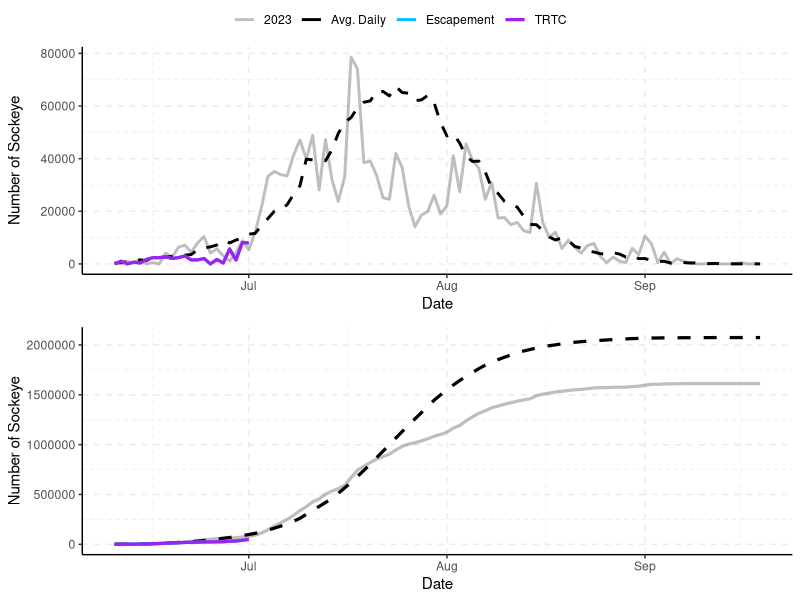
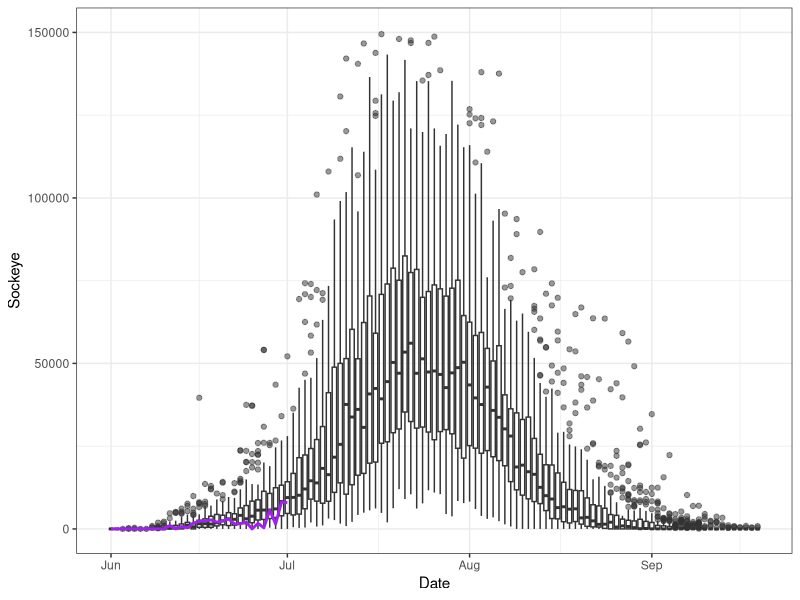
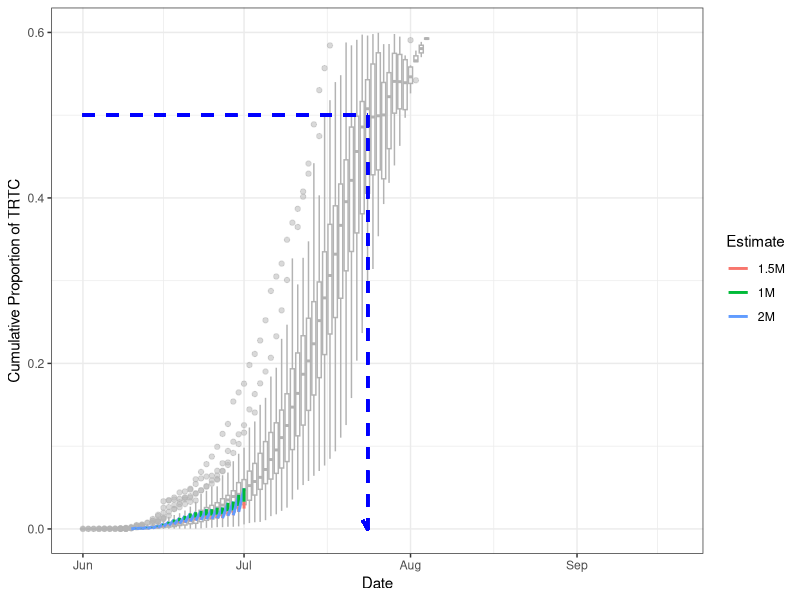
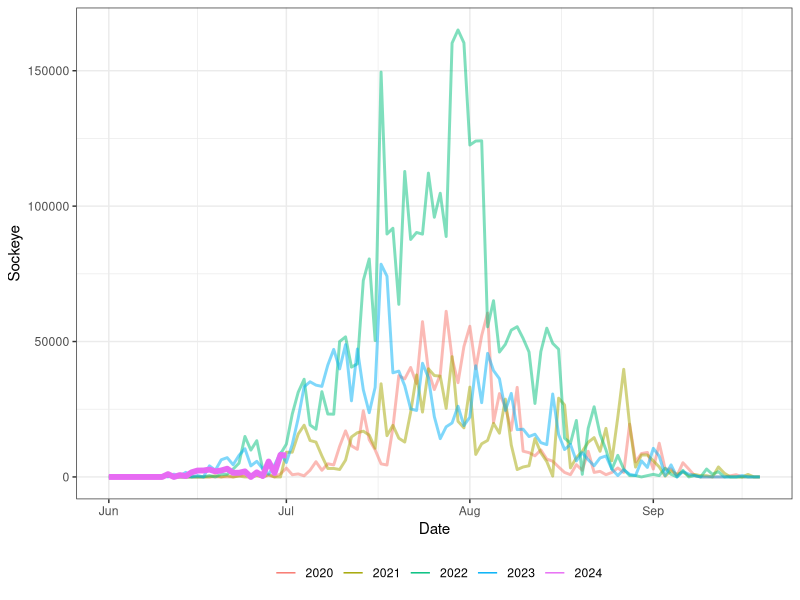
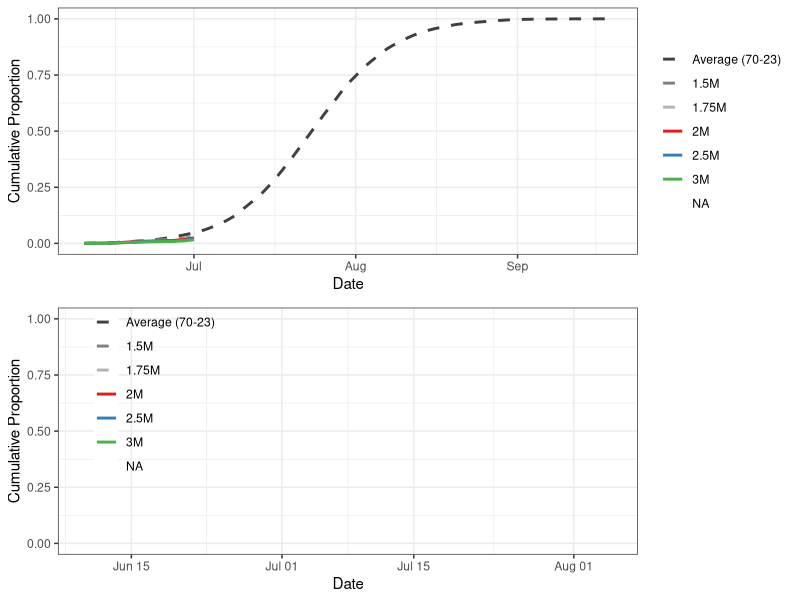
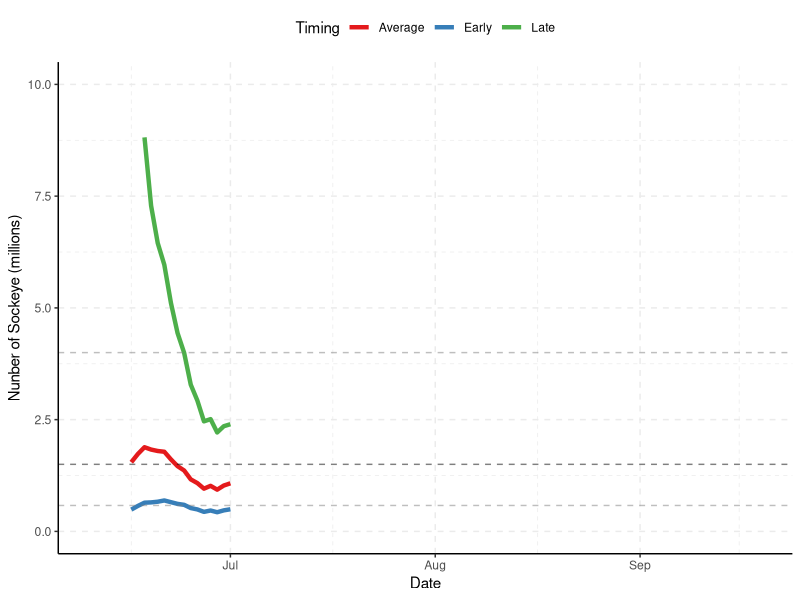
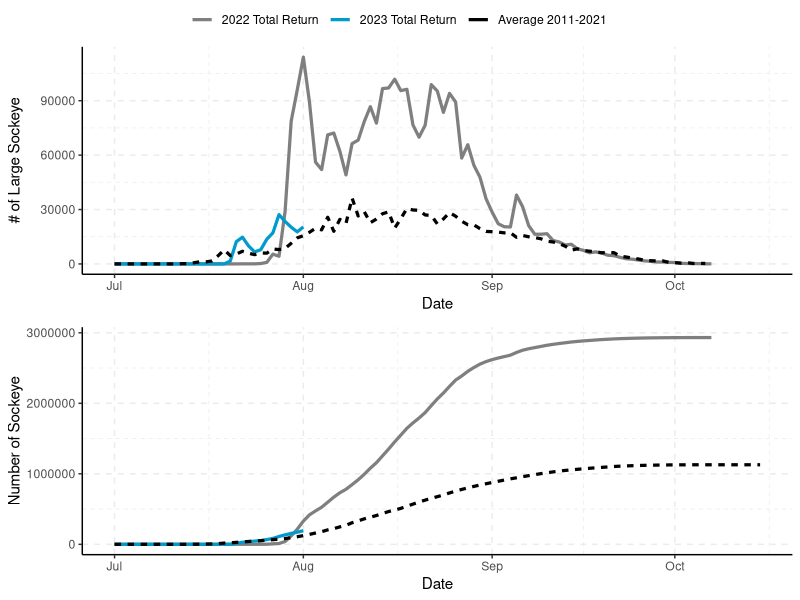
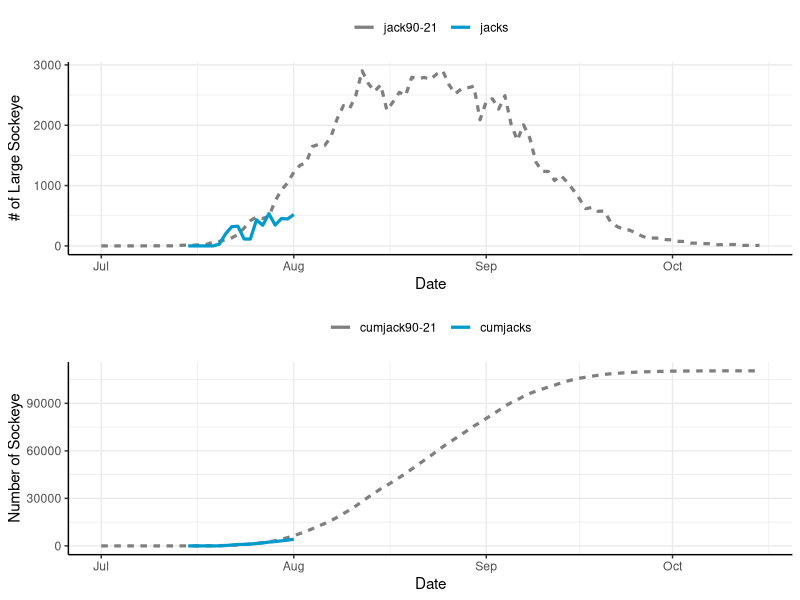

Write R code to recreate these figures, in order.
## ---- chunk 1
library(tidyverse)
library(data.table)
library(readxl)
library(knitr)
library(ggpubr)
library(kableExtra)

options(scipen=10000)
## ---- chunk 2
data<-read_excel("data/tyee and catch and fence in-season updates 2024.xlsx",sheet="Tyee")
data$Date<-as.Date(data$Date)
## ---- chunk 3
tyee.day<-as.Date("2024-07-01")
tyee.date<-"July 1"
fence.day<-as.Date("2024-07-01")
fence.date<-"July 1"
## ---- chunk 4
i<-match(tyee.day,data$Date)

average<-data$average[i]

e<-data$cumtyee[i]
t<-data$cumtrtc[i]
c<-data$cumcatch[i]

avgper<-round(data$Runtiming[i],3)*100
earlyper<-round(data$Runtiming[i+7],3)*100
lateper<-round(data$Runtiming[i-7],3)*100

#stat2<-data.frame(`Cumulative to Date`=c("Escapement Past Tyee","TRTC (Escapement+Catch)","Catch (preliminary"),`Number of Sockeye`=c(e,t,c))
#kable(stat2,caption=paste0("Cumulative escapement, TRTC, and catch to ",todate,"."))

stat3<-data.frame(`Cumulative to Date`=c("Escapement Past Tyee","TRTC (Escapement+Catch)","Catch (preliminary)"),`Number of Sockeye`=c(e,t,c),
                  `Run Timing`=c("Average","One week early","One week late"),`Percent Through`=c(avgper,earlyper,lateper))

kable(stat3,caption=paste0("Cumulative escapement, TRTC, and catch to ",tyee.date,"."))

## ---- chunk 5
escandtrtcdaily<-data%>%select(Date,Escapement=esctyee,TRTC=`dailytrtc`,`Avg. Daily`=`average70-23`,"2023"=esc23)%>%
  pivot_longer(2:5,values_to="Number of Sockeye",names_to="Type")%>%
  mutate(lt=case_when(Type=="Escapement"|Type=="TRTC"~"2024",
                      Type=="Avg. Daily"~"Average",
                      Type=="2023"~"2023"))

t1<-ggplot(escandtrtcdaily,aes(x=Date,y=`Number of Sockeye`,color=Type,linetype=lt,size=Type,alpha=Type))+
  geom_line()+
  scale_size_manual(values=c(1,1,1,1.1))+
  scale_alpha_manual(values=c(.5,1,1,1))+
  scale_color_manual(values=c("grey50","black","deepskyblue1","purple"))+
  scale_linetype_manual(values=c("solid","solid","dashed"))+
  theme_classic()+
  grids(linetype = "dashed")+
  theme(legend.title = element_blank(),legend.position = "top")+
  guides(linetype="none")


escandtrtccum<-data%>%select(Date,Escapement=cumtyee,TRTC=cumtrtc,`Avg. Cumulative`=`cum70-23`,"2023"=cum23)%>%
  pivot_longer(2:5,values_to="Number of Sockeye",names_to="Type")%>%
  mutate(lt=case_when(Type=="Escapement"|Type=="TRTC"~"2024",
                      Type=="Avg. Cumulative"~"Average",
                      Type=="2023"~"2023"))

t2<-ggplot(escandtrtccum,aes(x=Date,y=`Number of Sockeye`,color=Type,linetype=lt,alpha=Type))+
  geom_line(linewidth=1.1)+
  scale_linetype_manual(values=c("solid","solid","dashed"))+
  scale_size_manual(values=c(1,1,1,1.1))+
  scale_alpha_manual(values=c(.5,1,1,1))+
  scale_color_manual(values=c("grey50","black","deepskyblue1","purple"))+
  theme_classic()+
  grids(linetype = "dashed")+
  theme(legend.title = element_blank(),legend.position = "top")+
  guides(linetype="none")
## ---- chunk 6
#| label: fig-plot
#| echo: false
#| results: asis
#| message: false
#| warning: false
#| fig-cap: "Daily (top) and cumulative (bottom) estimated escapement and TRTC (escapement + adjusted catch) at the Tyee test fishery versus the 1985-2023 average."
#| fig-height: 8

ggarrange(t1,t2,align="v",ncol=1,common.legend = TRUE)

## ---- chunk 7
#| label: fig-daily-boxplot
#| echo: false
#| message: false
#| warning: false
#| fig-cap: "Daily run through Tyee (uncorrected) from 1970-2023. 2024 run is shown in purple."
#| fig-height: 5

daily<-read_excel("data/tyee and catch and fence in-season updates 2024.xlsx",sheet="tyee daily")

gg.daily<-daily%>%
  pivot_longer("1970":"2024",names_to="Year",values_to="Sockeye")%>%
  mutate(Year=as.numeric(Year))

ggplot(gg.daily,aes(x=Date,y=Sockeye,group=Date))+
  geom_boxplot(fill="white",alpha=.5)+
      geom_line(data=gg.daily%>%filter(Year==2024),aes(x=Date,y=Sockeye,group=1),color="purple",linewidth=1)+
  ylim(0,150000)+
  theme_bw()
## ---- chunk 8
#| label: fig-dailt-cumulative-boxplot
#| echo: false
#| message: false
#| warning: false
#| fig-cap: "Daily cumulative proportion of the sockeye run through Tyee (uncorrected) from 1970-2023. The 2024 run estiamtes are shown by the coloured lines. Each line represents the proportion through based on a final season estimate shown in the legend. For example, the red line is based on a final TRTC of 1.5M, with the line showing the cumulative number of sockeye through on each date / 1.5M. Until we have the true final TRTC, we will not be able to calculate the true cumulative proportion. This is done to give an idea of run-timing and whether the pre-season forecast is likely to be close to the in-season estimate. The blue dashed line indicates the long-term average 50% through date."
#| fig-height: 5

dailycum<-read_excel("data/tyee and catch and fence in-season updates 2024.xlsx",sheet="tyee pcum")

gg.daily.pcum<-dailycum%>%select("Date":"2023")%>%
  pivot_longer("1970":"2023",names_to="Year",values_to="Sockeye")%>%
  mutate(Year=as.numeric(Year))

data2<-data.frame(date=data$Date,cumtrtc=data$cumtyee)%>%
  mutate(`1M`=cumtrtc/1000000,
         `1.5M`=cumtrtc/1500000,
         `2M`=cumtrtc/2000000)%>%
  pivot_longer(`1M`:`2M`,names_to="estimate",values_to="p")

ggplot(gg.daily.pcum,aes(x=Date,y=Sockeye,group=Date))+
  geom_boxplot(fill="white",color="grey70",alpha=.5)+
    geom_line(data=data2,aes(x=as.POSIXct(date),y=p,color=estimate,group=1),linewidth=1,lwd=2)+
    geom_segment(aes(x=as.POSIXct("2024-06-01"),y=.5,xend=as.POSIXct("2024-07-24"),yend=.5),color="blue",lwd=1,linetype="dashed")+
  geom_segment(aes(x=as.POSIXct("2024-07-24"),y=.5,xend=as.POSIXct("2024-07-24"),yend=0),color="blue",arrow = arrow(length=unit(.25, 'cm')),lwd=1,linetype="dashed")+
  #ylim(0,150000)+
    theme_bw()+
  ylim(0,.6)+
  labs(color="Estimate",y="Cumulative Proportion of TRTC")

## ---- chunk 9
#| label: fig-tyee2
#| echo: false
#| warning: false
#| message: false
#| fig-cap: "Daily run through Tyee (uncorrected) since 2020. 2024 run is shown in purple."
#| fig-height: 5

gg.daily2<-gg.daily%>%filter(Year>=2020)%>%
  mutate(per=ifelse(Year==2024,"current","past"))

ggplot(gg.daily2,aes(x=Date,y=Sockeye,color=factor(Year),linewidth=per,alpha=per))+
  geom_line()+
  scale_linewidth_manual(values=c(2,1))+
  scale_alpha_manual(values=c(1,.5))+
  theme_bw()+
  guides(alpha="none",linewidth="none")+
  labs(color="")+
  theme(legend.position = "bottom")


## ---- chunk 10
#| label: fig-cumu
#| include: false
#| echo: false
#| message: false
#| warning: false
#| fig-cap: "Cumulative estimated daily proportion of TRTC based on 1985-2021 average."
#| fig-height: 8

i<-match(tyee.day,data$Date)

early<-data$early[i]
average<-data$average[i]
late<-data$late[i]

names(data)

pcum<-data%>%select(Date,cumtrtc,"Average (70-23)"=`pcum70-23`)%>%
  mutate(`1.5M`=cumtrtc/1500000,
         `1.75M`=cumtrtc/1750000,
         `2M`=cumtrtc/2000000,
         `2.5M`=cumtrtc/2500000,
         `3M`=cumtrtc/3000000,
         "Early (70-23)"=lead(`Average (70-23)`,7),
         "Late (70-23)"=lag(`Average (70-23)`,7))%>%
  select(-cumtrtc)%>%
  pivot_longer(2:9,names_to="Type",values_to="cp")%>%
  mutate(Type=factor(Type,levels=c("Early (85-21)","Average (70-23)", "Late (85-21)"
                                   ,"1.5M","1.75M","2M","2.5M","3M")))

cols<-RColorBrewer::brewer.pal(5, "Set1")

g1<-ggplot(pcum,aes(x=Date,y=cp,color=Type,linetype=Type))+
  geom_line(size=1)+
  scale_colour_manual(values=c("grey25","grey50","grey70",cols))+
  scale_linetype_manual(values=c("dashed","dashed","dashed","solid","solid","solid","solid","solid"))+
  theme_bw()+
  labs(y="Cumulative Proportion")+
  theme(legend.title=element_blank(),legend.position.inside=c(.85,.35),legend.background = element_blank())

g2<-ggplot(pcum,aes(x=Date,y=cp,color=Type,linetype=Type))+
  geom_line(size=1)+
  scale_colour_manual(values=c("grey25","grey50","grey70",cols))+
  scale_linetype_manual(values=c("dashed","dashed","dashed","solid","solid","solid","solid","solid"))+
  theme_bw()+
  labs(y="Cumulative Proportion")+
  theme(legend.title=element_blank(),legend.position=c(.17,.65),legend.background = element_blank())+
  ylim(0,1)+
  xlim(as.Date("2023-06-10"),as.Date("2023-08-05"))

ggarrange(g1,g2,align="v",ncol=1)

## ---- chunk 11
#| label: fig-table
#| echo: false
#| results: asis

i<-match(tyee.day,data$Date)

early<-round(data$early[i],0)
average<-round(data$average[i],0)
late<-round(data$late[i],0)

stat1<-data.frame(`Run-Timing`=c("Early","Average","Late"),`Forecasted Final Run Size`=c(early,average,late))

kable(stat1,caption="Forecasted sockeye final TRTC based on 1 week early, average and 1 week late run-timing.")

## ---- chunk 12
#| label: fig-fore
#| echo: false
#| warning: false
#| fig-cap: "Forecasted final TRTC of Skeena sockeye based on the simple scalar run-timing model. The dashed horizontal lines show the median p50 value of the pre-season forecast (black), and the 90% confidence intervals (grey)."
#| fig-height: 4

tyeemodel<-data%>%select(Date,Early=early,Average=average,Late=late)%>%
  pivot_longer(2:4,values_to="Number of Sockeye",names_to="Timing")

ggplot(tyeemodel,aes(x=Date,y=`Number of Sockeye`/10^6,color=Timing))+
  geom_line(size=1.5)+
  labs(y="Nunber of Sockeye (millions)")+
  scale_color_brewer(palette="Set1")+
  theme_classic()+
  ylim(0,10)+
  geom_hline(yintercept=.580,linetype="dashed",alpha=.5,color="grey50")+
  geom_hline(yintercept=1.5,linetype="dashed",alpha=.5,color="black")+
  geom_hline(yintercept=4,linetype="dashed",alpha=.5,color="grey50")+
  grids(linetype = "dashed")+
  theme(legend.position = "top")
## ---- chunk 13
#| echo: false
#| results: asis
#| include: false

fence<-read_excel("data/tyee and catch and fence in-season updates 2023.xlsx",sheet="Babine")
fence$Date<-as.Date(fence$Date)
## ---- chunk 14
#| label: fig-table2
#| echo: false
#| results: asis
#| include: false

i<-match(fence.day,fence$Date)

totalrun<-fence$cumrun[i]
cumjacks<-fence$cumjacks[i]

stat2<-data.frame(`Babine Fence`=c("Large Sockeye","Jacks"),`Total Run`=c(totalrun,cumjacks))

kable(stat2,caption=paste0("Cumulative large sockeye and jacks to Babine River fence to ",fence.date,".")) %>% kable_styling(latex_options = "HOLD_position")

## ---- chunk 15
#| echo: false
#| warning: false
#| include: false

fencedaily<-fence%>%select(Date,`2023 Total Return`=totalrun,`2022 Total Return`=dailyTR.2022,`Average 2011-2021`=`avg11-21`)%>%
  pivot_longer(2:4,values_to="Number of Sockeye",names_to="Type")%>%
  mutate(lt=case_when(Type=="2022 Total Return"|Type=="2023 Total Return"~"Annual",
                      Type=="Average 2011-2021"~"Average"))

b1<-ggplot(fencedaily,aes(x=Date,y=`Number of Sockeye`,color=Type,linetype=lt))+
  geom_line(size=1.1)+
  scale_color_manual(values=c("grey50","deepskyblue3","black"))+
  theme_classic()+
  grids(linetype = "dashed")+
  theme(legend.title = element_blank(),legend.position = "top")+
  guides(linetype="none")+
  labs(y="# of Large Sockeye")

fencecum<-fence%>%select(Date,`2023 Total Return`=cumrun,`Average 2011-2021`=`cumavg11-21`,`2022 Total Return`=cumTR.2022)%>%
  pivot_longer(2:4,values_to="Number of Sockeye",names_to="Type")%>%
  mutate(lt=case_when(Type=="2022 Total Return"|Type=="2023 Total Return"~"Annual",
                      Type=="Average 2011-2021"~"Average"))

b2<-ggplot(fencecum,aes(x=Date,y=`Number of Sockeye`,color=Type,linetype=lt))+
  geom_line(size=1.1)+
  scale_color_manual(values=c("grey50","deepskyblue3","black"))+
  theme_classic()+
  grids(linetype = "dashed")+
  theme(legend.title = element_blank(),legend.position = "top")+
  guides(linetype="none")

## ---- chunk 16
#| label: fig-babine
#| echo: false
#| warning: false
#| fig-cap: "Top panel: Total run to Babine fence for 2023 compared to 2022 (recent highest year) and the average from 2011-2021. Bottom panel: Cumulative estimated run to the Babine fence for 2023 and the average from 2011-2021."
#| include: false
#| fig-height: 5.5

ggarrange(b1,b2,ncol=1,align="v",common.legend = TRUE)

## ---- chunk 17
#| echo: false
#| warning: false
#| include: false

fencejacks<-fence%>%select(Date,jacks=dailytotaljacks,`jack90-21`)%>%
  pivot_longer(2:3,values_to="Number of Sockeye",names_to="Type")%>%
  mutate(lt=case_when(Type=="jacks"~"Annual",
                      Type=="jack90-21"~"Average"))

j1<-ggplot(fencejacks,aes(x=Date,y=`Number of Sockeye`,color=Type,linetype=lt))+
  geom_line(size=1.1)+
  scale_color_manual(values=c("grey50","deepskyblue3","black"))+
  theme_classic()+grids()+
  theme(legend.title = element_blank(),legend.position = "top")+
  guides(linetype="none")+
  labs(y="# of Large Sockeye")

jackscum<-fence%>%select(Date,cumjacks,`cumjack90-21`)%>%
  pivot_longer(2:3,values_to="Number of Sockeye",names_to="Type")%>%
  mutate(lt=case_when(Type=="cumjacks"~"Annual",
                      Type=="cumjack90-21"~"Average"))

j2<-ggplot(jackscum,aes(x=Date,y=`Number of Sockeye`,color=Type,linetype=lt))+
  geom_line(size=1.1)+
  scale_color_manual(values=c("grey50","deepskyblue3","black"))+
  theme_classic()+grids()+
  theme(legend.title = element_blank(),legend.position = "top")+
  guides(linetype="none")

## ---- chunk 18
#| label: fig-cumu_bab
#| echo: false
#| warning: false
#| fig-cap: "Daily (top) and cumulative (bottom) estimated total run of sockeye jacks in 2023 at the Babine Fence versus the 1990-2021 average."
#| include: false
#| fig-height: 6

ggarrange(j1,j2,align="v",ncol=1)

## ---- chunk 19
#| label: fig-diff
#| echo: false
#| fig-cap: "Estimated difference in sockeye between escapement past Tyee and the Babine Fence based on 3 week migration timing, 10% non-Babine stocks, and in-river FSC and demo catch to date. The solid blue line is the escapement past Tyee, the dotted green line is the expected run at the Babine fence, the solid black line is the actual total run at the fence, and the red line is the difference between the black line and green line (fence run - expected run)."
#| include: false
#| fig-height: 6

#Explanation for figure
#This comparison aims to provide a coarse idea on the catchability at Tyee. #The red line in the figure below shows the difference between the escapement #past Tyee and the total run being counted at the Babine Fence, based on some #assumptions. These assumptions include 3 week migration timing, 10% #non-Babine stock composition and a rough estimate of in-river FSC and demo #harvest to date between Tyee and Babine. In 2023 some sockeye were missed #due to the delay from wildfire evacuations, however DFO and LBN staff #indicate that no sockeye were visible below the fence when it was evacuated, #and therefore the number of sockeye missed was probably fairly low. #Additional analysis will be required to provide an estimate of the number of #missed sockeye.

pernonbabine<-.1

ty<-data%>%select(Date, Observed.Tyee=cumtyee)
fe<-fence%>%select(Date,Actual.Fence=cumrun)

inrivercatch<-read_excel("data/tyee and catch and fence in-season updates 2023.xlsx",sheet="inriver catch")
inrivercatch$Date<-as.Date(inrivercatch$Date)

ca<-inrivercatch%>%select(Date,inriver.harvest)

comp<-merge(ty,fe,all=TRUE)%>%merge(ca,all=TRUE)%>%
  mutate(Expected.Babine=lag((1-pernonbabine)*Observed.Tyee,21),
         `Difference @ 3 Weeks`=Actual.Fence-Expected.Babine-inriver.harvest)%>%
  select(-inriver.harvest)%>%
  pivot_longer(2:5,names_to="Count",values_to="Fish")

ggplot(comp,aes(x=Date,y=Fish,color=Count,size=Count,linetype=Count))+
  geom_line()+
  theme_classic()+grids()+
  scale_colour_manual(values=c("black","red","seagreen4","blue"))+
  scale_linetype_manual(values=c("solid","solid","dashed","solid"))+
  scale_size_manual(values=c(2,1,1,1.5))+
  theme(legend.position="top")+
  labs(y="Number of Large Sockeye")+
  ylim(-250000,1500000)

## ---- chunk 20
#| echo: false
#| warning: false
#| include: false

hcr<-data.frame(TRTC=c(0,1050000,2000000,4000000,5000000),
                HR=c(0,0,.2,.4,.4))

p1<-ggplot(hcr,aes(x=TRTC/10^6,y=HR))+
  geom_line(size=1.1)+
  geom_vline(xintercept=average/10^6,linetype="dashed",col="#E41A1C")+
  geom_vline(xintercept=late/10^6,linetype="dashed",col="#4DAF4A")+
  geom_vline(xintercept=early/10^6,linetype="dashed",col="#377EB8")+
  theme_bw()+
  ylim(0,1)+
  labs(y="Canadian Harvest Rate",x="Skeena sockeye return to Canada (millions)")

data<-data%>%rowwise()%>%mutate("TAC-average"=case_when(average<1050000~0,
                          average>=1050000&average<2000000~((average-1050000)/(2000000-1050000)*(.2-.0)+0)*average,
                          average>=2000000&average<4000000~((average-2000000)/(4000000-2000000)*(.4-.2)+.2)*average,
                          average>=4000000~.4*average),
                          "TAC-late"=case_when(late<1050000~0,
                          late>=1050000&late<2000000~((late-1050000)/(2000000-1050000)*(.2-.0)+0)*late,
                          late>=2000000&late<4000000~((late-2000000)/(4000000-2000000)*(.4-.2)+.2)*late,
                          late>=4000000~.4*late),
                          "TAC-early"=case_when(early<1050000~0,
                          early>=1050000&early<2000000~((early-1050000)/(2000000-1050000)*(.2-.0)+0)*early,
                          early>=2000000&early<4000000~((early-2000000)/(4000000-2000000)*(.4-.2)+.2)*early,
                          early>=4000000~.4*early))

ggcatch<-data%>%select(Date,`Cumulative Catch 2023`=cumcatch,
                       `TAC-average`,`TAC-early`,`TAC-late`)%>%
  pivot_longer(2:5,names_to="Catch Type",values_to="Catch")%>%
  filter(Date>"2023-07-01"&Date<"2023-08-15")


p2<-ggplot(ggcatch,aes(x=Date,y=Catch,color=`Catch Type`,size=`Catch Type`,linetype=`Catch Type`))+
  geom_line(size=1.1)+
  scale_color_manual(values=c("black","#E41A1C","#377EB8","#4DAF4A"))+
  scale_size_manual(values=c(2,1,1,1))+
  scale_linetype_manual(values=c("solid","dashed","dashed","dashed"))+
  theme_bw()+
  labs(y="Number of Sockeye")+
  theme(legend.position="top")

catch<-data%>%select(Date,Gillnet=gncatch,Seine=sncatch)%>%
  pivot_longer(2:3,names_to="Gear",values_to="Catch")%>%
    filter(Date>"2023-07-01"&Date<"2023-08-15")

p3<-ggplot(catch,aes(x=Date,y=Catch,fill=Gear))+
  geom_col()+
  scale_fill_brewer(palette="Set1")+
  theme_bw()+
  theme(legend.position="top")

cpue<-data%>%select(Date,gncatch,sncatch,gneffort,sneffort)%>%
  mutate(Gillnet=gncatch/gneffort,Seine=sncatch/sneffort)%>%
  select(Date,Gillnet,Seine)%>%
  pivot_longer(2:3,names_to="Gear",values_to="CPUE")%>%
  filter(Date>"2023-07-01"&Date<"2023-08-15")

p4<-ggplot(cpue,aes(x=Date,y=CPUE,color=Gear))+
  geom_line()+geom_point()+
  scale_color_brewer(palette="Set1")+
  theme_bw()+
  theme(legend.position = "top")+
  labs(y="Sockeye CPUE")+
  expand_limits(y=0)

## ---- chunk 21
#| label: fig-skeena
#| echo: false
#| warning: false
#| fig-cap: "Top panel: The Skeena sockeye harvest control rule based on TRTC. Bottom panel: Cumulative Area 4 gillnet and seine sockeye catch versus daily estimates of TAC based on early (blue), average (red), and late (green) run-timing from the in-season TRTC model."
#| include: false
#| fig-height: 6

ggarrange(p1,p2,ncol=1,align="v")

## ---- chunk 22
#| label: fig-gill
#| echo: false
#| warning: false
#| fig-cap: "Top panel: Area 4 gillnet and seine sockeye catch. Bottom panel: CPUE of gillnet and seine based on daily catch/daily effort. Note that some values are preliminary."
#| include: false
#| fig-height: 6

ggarrange(p3,p4,ncol=1,align="v")
## ---- chunk 23
#| label: fig-demo
#| echo: false
#| warning: false
#| fig-cap: "Catches of sockeye in First Nations Area 4 demo fisheries."
#| include: false
#| fig-height: 4

demo.data<-read_excel("data/tyee and catch and fence in-season updates 2023.xlsx",sheet="demo catches")
demo.data$date<-as.Date(demo.data$date)

demo.totals<-demo.data%>%group_by(Nation=nation)%>%summarise("Total Demo Sockeye Catch"=sum(pieces))

total.demo.catch=sum(demo.totals$`Total Demo Sockeye Catch`)

total.row<-tibble(Nation="Total","Total Demo Sockeye Catch"=total.demo.catch)

demo.table<-rbind(demo.totals,total.row)

kable(demo.table,caption="Total Area 4 First Nations demo catches of sockeye.")%>%
  row_spec(3,hline_after=T) %>% kable_styling(latex_options = "HOLD_position")

ggplot(demo.data,aes(x=date,y=pieces,fill=nation))+
  geom_col()+
  labs(y="Number of Sockeye",x="Date",fill="Nation")+
  theme_bw()+
  xlim(c(as.Date("2023-07-01"),as.Date("2023-09-01")))


## ---- chunk 24
#| label: fig-other
#| echo: false
#| message: false
#| warning: false
#| fig-cap: "Number of other species caught and released (coho, chinook, chum and steelhead), or kept (pinks)."
#| include: false
#| fig-height: 7

othercatch<-read_excel("data/tyee and catch and fence in-season updates 2023.xlsx",sheet="gncatch")

#oc2<-othercatch%>%pivot_longer(4:10,names_to="Species",values_to="Catch")%>%
#  mutate(cpue=Catch/effort)%>%
#  filter(Date>as.Date("2023-07-05")&Date<as.Date("2023-08-10"))%>%
#  mutate(type=ifelse(Species%in%c("Chinook (Released)","Chum (Released)","Steelhead (Released)","Coho (Released)"),"Released","Kept"))%>%
#  mutate(sp=case_when(Species=="Chinook (Released)"~"Chinook",
#                      Species=="Coho (Released)"~"Coho",
#                      Species=="Pink (Kept)"~"Pink Kept",
#                      Species=="Pink (Released)"~"Pink Rel",
#                      Species=="Chum (Released)"~"Chum",
#                      Species=="Steelhead (Released)"~"Steelhead",
#                      Species=="Sockeye (Kept)"~"Sockeye"))

oc2<-othercatch%>%pivot_longer(4:10,names_to="Species",values_to="Catch")%>%
  mutate(cpue=Catch/effort)%>%
  filter(Date>as.Date("2023-07-05")&Date<as.Date("2023-08-10"))%>%
  mutate(type=ifelse(Species%in%c("Chinook (Released)","Chum (Released)","Steelhead (Released)","Coho (Released)"),"Released","Kept"))%>%
  mutate(sp=case_when(Species=="Chinook (Released)"~"Chinook",
                      Species=="Coho (Released)"~"Coho",
                      Species=="Pink (Kept)"~"Pink",
                      Species=="Pink (Released)"~"Pink",
                      Species=="Chum (Released)"~"Chum",
                      Species=="Steelhead (Released)"~"Steelhead",
                      Species=="Sockeye (Kept)"~"Sockeye"),
         dis=case_when(Species=="Chinook (Released)"~"Released",
                      Species=="Coho (Released)"~"Released",
                      Species=="Pink (Kept)"~"Kept",
                      Species=="Pink (Released)"~"Released",
                      Species=="Chum (Released)"~"Released",
                      Species=="Steelhead (Released)"~"Released",
                      Species=="Sockeye (Kept)"~"Kept"))

#ggplot(oc2,aes(x=Date,y=Catch,color=gear))+
#  geom_line()+geom_point()+
#  theme_classic()+
#  grids()+
#  facet_wrap(~Species,ncol=2,scales="free_y")+
#  theme(legend.position="top")+
#  expand_limits(y=0)

ggplot(oc2,aes(x=Date,y=Catch,color=gear))+
  geom_line()+geom_point()+
  theme_bw()+
  grids()+
  #facet_wrap(~Species,ncol=2,scales="free_y")+
  facet_grid(sp~dis,scales="free_y")+
  theme(legend.position="top")+
  expand_limits(y=0)

## ---- chunk 25
#| label: fig-other_cpue
#| echo: false
#| message: false
#| warning: false
#| fig-cap: "CPUE of other species caught and released (coho, chinook, chum and steelhead), or kept (pinks) by gillnets."
#| include: false
#| fig-height: 7

gncpue<-oc2%>%filter(gear=="gillnet")

ggplot(gncpue,aes(x=Date,y=cpue))+
  geom_line()+geom_point()+
  theme_bw()+
  grids()+
  #facet_wrap(~Species,ncol=2,scales="free_y")+
  facet_grid(sp~dis,scales="free_y")+
  theme(legend.position="top")
## ---- chunk 26
#| label: fig-seine
#| echo: false
#| message: false
#| warning: false
#| fig-cap: "CPUE of other species caught and released (coho, chinook, chum and steelhead), or kept (pinks) by seines."
#| include: false
#| fig-height: 7

sncpue<-oc2%>%filter(gear=="seine")

ggplot(sncpue,aes(x=Date,y=cpue))+
  geom_line()+geom_point()+
  theme_bw()+
  grids()+
  #facet_wrap(~Species,ncol=2,scales="free_y")+
  facet_grid(sp~dis,scales="free_y")+
  theme(legend.position="top")
## ---- chunk 27
#| label: fig-area4
#| echo: false
#| message: false
#| warning: false
#| fig-cap: "Total catch of other species caught and kept or released (coho, pinks, chinook, chum and steelhead) by gillnets and seines in the marine Area 4 commercial fishery."
#| include: false
#| fig-height: 6

oc.total<-oc2%>%group_by(gear,Species=sp,dis)%>%summarise(total=sum(Catch,na.rm=TRUE))

oc.table<-oc.total%>%pivot_wider(names_from=c("gear","dis"),values_from="total")%>%replace(is.na(.),0)

kable(oc.table,caption=paste0("Total catch of coho, chum, chinook, pink and steelhead in the commercial gillent and seine fisheries to ",tyee.date,"."))

ggplot(oc.total,aes(x=Species,y=total,fill=gear))+
  geom_col()+
  scale_color_brewer(palette="Set1")+
  #geom_text(aes(label=total),vjust=-.3,color="black")+
  facet_wrap(~dis,ncol=1,scales="free_y")+
  theme_bw()+
  labs(y="Total Catch",x="Species")+
  scale_y_continuous(expand=c(.1,0))+
  theme(strip.background = element_blank())

## ---- chunk 28
#| echo: false
#| include: false
#| warning: false
#| message: false

rt<-read_excel("data/rt karl.xlsx",sheet="Sheet1")

n=10000

rtm<-data.frame()

for (i in 1:nrow(rt)){
  u<-rt$MeanJulian[i]
  sd<-rt$SD[i]
  
  g<-data.frame(stock=rt$Stock[i],dev=rnorm(n,rt$MeanJulian[i],rt$SD[i]))
  rtm<-rbind(rtm,g)
  
}

#as.numeric(format(as.Date("2022-08-07"), "%j"))

days<-format(seq(as.Date("2022-06-01"),as.Date("2022-09-15"),10),"%b-%d")

rtm2<-rtm%>%filter(dev>=152&dev<=258)%>%group_by(stock)%>%mutate(u=mean(dev))

## ---- chunk 29
#| label: fig-boxp
#| echo: false
#| fig-cap: "Boxplots of stock specific run-timing through Tyee. Based on 2000-2014 data provided by Karl English from updated NBRR work. The filled area of the box represents 50% of the run."
#| warning: false
#| message: false
#| fig-height: 8

ggplot(rtm2,aes(x=dev,y=reorder(stock,dev,FUN=median),fill=stock))+
  geom_boxplot()+
  theme_classic()+grids()+
  scale_y_discrete(limits=rev)+
  guides(fill="none")+
  labs(y="Stock",x="Date",title="Stock run-timing at Tyee based on 2000-2014 GSI",subtitle="NBRR data provided by Karl English July 2022")+
 scale_x_continuous(breaks=seq(152,258,10),labels=days)+
  theme(axis.text.x = element_text(angle=90))

## ---- chunk 30
#| label: fig-hist
#| echo: false
#| fig-cap: "Histograms of stock specific run-timing through Tyee. Based on 2000-2014 data provided by Karl English from updated NBRR work."
#| warning: false
#| message: false
#| fig-height: 8

ggplot(rtm2,aes(x=dev))+
  geom_histogram(aes(fill=stock),binwidth = 5,alpha=.3)+
  facet_grid(reorder(stock,dev,FUN=median)~.,scales="free_y",switch="y")+
  theme_classic()+grids()+
  theme(strip.text.y.left = element_text(angle=0,size=8),
        strip.placement="outside",
        axis.text.y=element_blank(),
        axis.ticks.y=element_blank(),
        strip.background = element_blank(),
        axis.text.x = element_text(angle=90))+
  labs(y="Stock",x="Date",title="Stock run-timing at Tyee based on 2000-2014 GSI",subtitle="NBRR data provided by Karl English July 2022")+
  geom_vline(aes(xintercept=u,color=stock), size=1,alpha=.5)+
  scale_x_continuous(breaks=seq(152,258,10),labels=days)+
  guides(fill="none",color="none")+
  annotate("rect", xmin = 196, xmax = 219, ymin = 0, ymax = Inf,alpha = .2)
  
## ---- chunk 31
#| label: fig-dens
#| echo: false
#| fig-cap: "Density plot of stock specific run-timing through Tyee. Based on 2000-2014 data provided by Karl English from updated NBRR work."
#| warning: false
#| message: false
#| fig-height: 8

ggplot(rtm2,aes(x=dev),color=stock)+
  geom_density(aes(fill=stock),alpha=.3)+
  #scale_fill_brewer(palette="Set1")+
  facet_wrap(~reorder(stock,dev,FUN=median),scales="free_y",ncol=1,strip.position="left")+
  theme_classic()+grids()+
   theme(strip.text.y.left = element_text(angle=0,size=8),
        strip.placement="outside",
        axis.text.y=element_blank(),
        axis.ticks.y=element_blank(),
        axis.ticks.x=element_blank(),
        strip.background = element_blank(),
        axis.text.x = element_text(angle=90),
        plot.caption.position="plot",
        plot.caption=element_text(hjust=.5))+
  geom_vline(aes(xintercept=u,color=stock), size=1,alpha=.5)+
  labs(y="Stock",x="Date",caption="Stock run-timing at Tyee based on average run-timing (2000-2014) plus 3 weeks.\nVertical lines show the mean for each stock, with the 2022 harvest window\nshown by the grey shaded box.\nData from Karl English from NBRR update provided July 2022.")+
  scale_x_continuous(breaks=seq(152,258,10),labels=days)+
  guides(fill="none",color="none")+
   annotate("rect", xmin = 196, xmax = 219, ymin = 0, ymax = Inf,alpha = .2)

#ggsave("Tyee stock run timing.png",dpi=600,height=8,width=7)
## ---- chunk 32
#| include: false

babrt<-rtm%>%filter(stock%in%c("Babine W Early","Babine W Middle","Babine W Late","Babine Pinkut","Babine Fulton"))%>%
  mutate(fencert=dev+21)

days<-format(seq(as.Date("2022-07-01"),as.Date("2022-10-07"),7),"%b-%d")
as.numeric(format(as.Date("2022-10-07"), "%j"))

babrt2<-babrt%>%filter(fencert>=182&fencert<=280)%>%group_by(stock)%>%mutate(med=mean(fencert))

babmed<-babrt%>%group_by(stock)%>%summarise(u=mean(fencert))

ggplot(babrt2,aes(x=fencert))+
  geom_density(aes(fill=stock),alpha=.3)+
  scale_fill_brewer(palette="Set1")+
  facet_wrap(~reorder(stock,dev,FUN=median),scales="free_y",ncol=1,strip.position="left")+
  theme_classic()+grids()+
  theme(strip.text.y.left = element_text(angle=0,size=8),
        strip.placement="outside",
        axis.text.y=element_blank(),
        axis.ticks.y=element_blank(),
        axis.ticks.x=element_blank(),
        strip.background = element_blank(),
        axis.text.x = element_text(angle=90),
        plot.caption.position="plot",
        plot.caption=element_text(hjust=0))+
  geom_vline(aes(xintercept =med,color=stock), size=1,alpha=.5)+
  scale_color_brewer(palette="Set1")+
  labs(y="Stock",x="Date",
  caption="Stock run-timing at Babine fence based on average Tyee run-timing (2000-2014) plus 3 weeks.\nData from Karl English from NBRR update provied July 2022.")+
  scale_x_continuous(breaks=seq(182,280,7),labels=days)+
  guides(fill="none",color="none")

#ggsave("Babine run timing for Donna.png",dpi=600,height=8,width=7)
